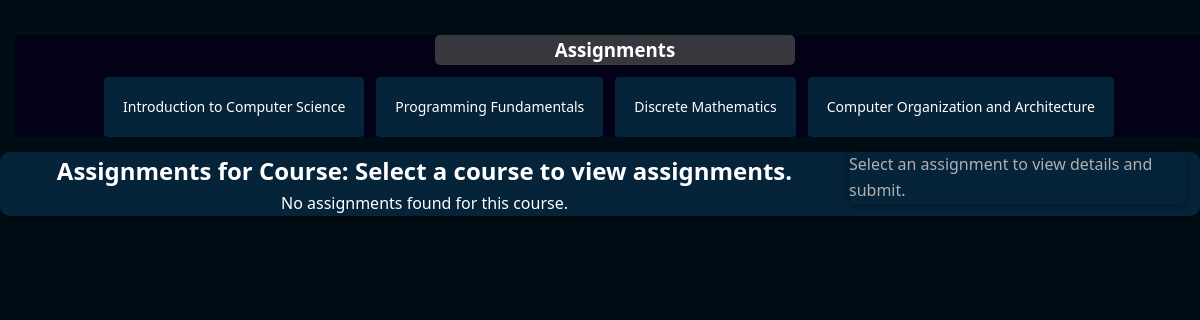
The app's page /assigment_page.php with its own data.
### tables this page shows
CREATE TABLE `courses` (
  `course_code` varchar(255) NOT NULL,
  `course_name` varchar(255) DEFAULT NULL,
  PRIMARY KEY (`course_code`)
);

### assigment_page.php (the view, shortened to what this page needs)
<?php
$student_id = 15;
$year_id = 1;
$semester_id = 1;
$servername = "localhost";
$username = "root";
$password = "";
$dbname = "woods";
$conn = new mysqli($servername, $username, $password, $dbname);
$program_query = $conn->prepare("SELECT program_id FROM student_details_table WHERE student_id = ?");
$program_query->bind_param("i", $student_id);
$program_query->execute();
$program_result = $program_query->get_result();
$program_row = $program_result->fetch_assoc();
$program_id = $program_row['program_id'];
$courses_query = $conn->prepare("
    SELECT c.course_code, c.course_name
    FROM courses c
    JOIN program_registration pr ON c.course_code = pr.course_code
    WHERE pr.program_id = ? AND pr.year_id = ? AND pr.semester_id = ?
");
$courses_query->bind_param("iii", $program_id, $year_id, $semester_id);
$courses_query->execute();
$courses_result = $courses_query->get_result();
?>
<!DOCTYPE html>
<html lang="en">
<head>
    <link rel="stylesheet" href="Resources/assigment_page.css?v=<?php echo time(); ?>">
    <link rel="stylesheet" href="Resources/fontawesome/css/all.css">
</head>
<body>
<section class="edditing_part">
<div class="right">
    <aside class="box1">
        <h1>Assignments</h1>
        <ul>
            <?php if ($courses_result->num_rows > 0): ?>
                <?php while ($course = $courses_result->fetch_assoc()): ?>
                    <a class="listcourses" <?php echo (isset($_GET['course_code']) && $_GET['course_code'] == $course['course_code']) ? 'selected' : ''; ?>"
                       href="?course_code=<?php echo htmlspecialchars($course['course_code']); ?>">
                        <?php echo htmlspecialchars($course['course_name']); ?>
                    </a>
                <?php endwhile; ?>
            <?php else: ?>
                <li>No courses found for the selected program, year, and semester.</li>
            <?php endif; ?>
        </ul>
    </aside>
    <div class="edditing_section">
        <div class="assignment_box">
            <div class="assignment_box1">
                <div class="assignment_box1_child1">
                    <h1>Assignments for Course:
                    <?php
                    if (isset($_GET['course_code'])) {
                        $course_code = $_GET['course_code'];
                        echo htmlspecialchars($course_code);
                        $assignments_query = $conn->prepare("
                            SELECT assignment_id, assignment_name, file_path, open_date, close_date
                            FROM assignments
                            WHERE course_code = ?
                        ");
                        $assignments_query->bind_param("s", $course_code);
                        $assignments_query->execute();
                        $assignments_result = $assignments_query->get_result();
                    } else {
                        echo "Select a course to view assignments.";
                    }
                    ?>
                    </h1>
                    <?php if (isset($assignments_result) && $assignments_result->num_rows > 0): ?>
                        <ul>
                            <?php while ($assignment = $assignments_result->fetch_assoc()): ?>
                                <li>
                                    <a class="listcourses <?php echo (isset($_GET['assignment_id']) && $_GET['assignment_id'] == $assignment['assignment_id']) ? 'selected' : ''; ?>"
                                       href="?course_code=<?php echo htmlspecialchars($course_code); ?>&assignment_id=<?php echo htmlspecialchars($assignment['assignment_id']); ?>">
                                        <?php echo htmlspecialchars($assignment['assignment_name']); ?>
                                        <p>Opening: <?php echo htmlspecialchars($assignment['open_date']); ?></p>
                                        <p class="closing">Closing: <?php echo htmlspecialchars($assignment['close_date']); ?></p>
                                    </a>
                                    <a href="<?php echo htmlspecialchars($assignment['file_path']); ?>" download>
                                        <button class="btntxt" type="button">Download<i class="fa-solid fa-download"></i></button>
                                    </a>
                                </li>
                            <?php endwhile; ?>
                        </ul>
                    <?php else: ?>
                        <p>No assignments found for this course.</p>
                    <?php endif; ?>
                </div>
            </div>
            <div class="assignment_box2">
                <div class="assignment_box2_child1">
                    <?php
                    $current_date = date("Y-m-d");
                    if (isset($_GET['assignment_id'])) {
                        $assignment_id = $_GET['assignment_id'];
                        $assignment_detail_query = $conn->prepare("
                            SELECT assignment_name, file_path, open_date, close_date
                            FROM assignments
                            WHERE assignment_id = ?
                        ");
                        $assignment_detail_query->bind_param("i", $assignment_id);
                        $assignment_detail_query->execute();
                        $assignment_detail_result = $assignment_detail_query->get_result();
                        if ($assignment_detail_result->num_rows > 0):
                            $assignment_detail = $assignment_detail_result->fetch_assoc();
                            $submission_check_query = $conn->prepare("
                                SELECT file_path
                                FROM submissions
                                WHERE student_id = ? AND assignment_id = ?
                            ");
                            if ($submission_check_query === false) {
                                die("Error preparing query: " . $conn->error);
                            }
                            $submission_check_query->bind_param("ii", $student_id, $assignment_id);
                            $submission_check_query->execute();
                            $submission_result = $submission_check_query->get_result();
                            if ($submission_result->num_rows > 0):
                                $submitted_file = $submission_result->fetch_assoc();
                                ?>
                                <div class="download-submission">
                                    <p>Submitted </p>
                                    <a href="<?php echo htmlspecialchars($submitted_file['file_path']); ?>" download>
                                        <button class="btntxt" type="button">Download<i class="fa-solid fa-download"></i></button>
                                    </a>
                                </div>
                            <?php
                            endif;
                            if ($current_date <= $assignment_detail['close_date']):
                            ?>
                                <div class="down_submitted">
                                    <form action="submit_assignment.php" method="post" enctype="multipart/form-data">
                                        <div class="file-upload-card input_field">
                                            <label for="fileInput" class="file-upload-label">
                                                <i class="fa fa-upload"></i>
                                                <span id="fileName">No file chosen</span>
                                            </label>
                                            <input type="file" name="fileInput" id="fileInput" accept="image/*">
                                        </div>
                                        <div class="container">
                                            <input type="hidden" name="assignment_id" value="<?php echo $assignment_id; ?>">
                                            <button class="btntxt" type="submit" name="assignment">Submit</button>
                                        </div>
                                    </form>
                                </div>
                            <?php else: ?>
                                <p>The submission deadline has passed for this assignment.</p>
                            <?php endif; ?>
                        <?php else: ?>
                            <p>Assignment not found.</p>
                        <?php endif;
                    } else {
                        echo "<p>Select an assignment to view details and submit.</p>";
                    }
                    ?>
                </div>
            </div>
        </div>
    </div>
</section>
</body>
</html>

### Resources/assigment_page.css (style rules this page uses)
:root { --primary-dark:#010d15; --primary-accent: #09c561; --neutral: #60676c; --background: #052339; --text-light: #ffffff; --text-secondary: #b0b0b0; --border-color: #2e2e2e; }
* { box-sizing: border-box; margin: 0; padding: 0; }
body { font-family: 'Segoe UI', Tahoma, Geneva, Verdana, sans-serif; background-color: var(--primary-dark); color: var(--text-light); line-height: 1.6; min-height: 100vh; display: flex; flex-direction: column; }
.edditing_part { width: 100%; max-width: 1350px; height: fit-content; margin: 20px auto; display: flex; flex-direction: column; gap: 20px; }
.edditing_section { background-color: var(--background); border-radius: 10px; box-shadow: 0 4px 12px rgba(0, 0, 0, 0.5); }
.assignment_box { display: flex; flex-direction: row; }
.assignment_box1 { display: flex; flex-direction: column; margin: auto; width: 65%; height: fit-content; display: flex; flex-direction: row; background-color: var(--background); }
.assignment_box2 { background-color: var(--background); color: #b0b0b0; border-radius: 5px; box-shadow: 0 0 10px rgba(0, 0, 0, 0.451); width: 28%; margin-right: 15px; height: fit-content; }

### records on screen
courses: course_name "Introduction to Computer Science"
courses: course_name "Programming Fundamentals"
courses: course_name "Discrete Mathematics"
courses: course_name "Computer Organization and Architecture"
